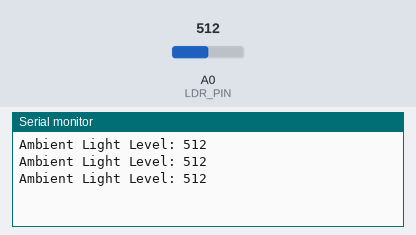
Bench run of a sketch on a simulated Arduino Uno, built with avr-gcc and run on an emulated ATmega328P. On the bench: the last lines printed to the serial monitor. Inputs (shaded band) come from the test bench; at power-on: A0 (LDR_PIN) = 512.

Above: at 1.3 s.
1.4 s: A0 (LDR_PIN) set to 716
At 1.9 s:
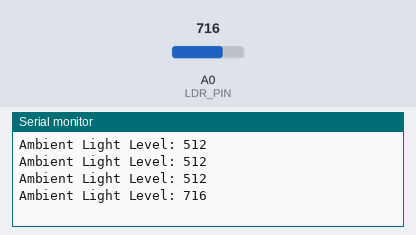
2.9 s: A0 (LDR_PIN) set to 900
At 3.4 s:
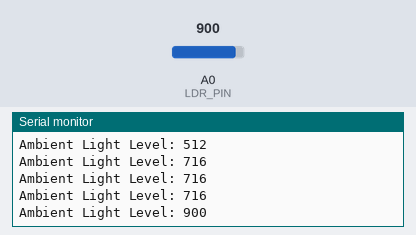
Timing chart, 0 to 5.9 s (numbered marks = the images above; inputs shaded):
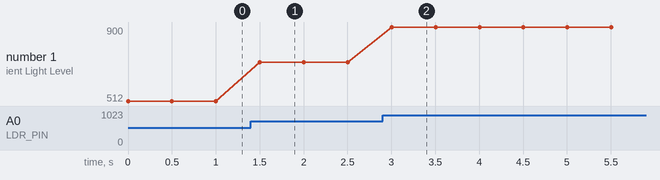

Measured:
- after the input at 1.4 s, the serial monitor: prints a new line after 0.10 s (image 1)
- after the input at 2.9 s, the serial monitor: prints a new line after 0.10 s (image 2)
- plotted number 1: 512 → 716 after the input at 1.4 s, 716 → 900 after the input at 2.9 s

The sketch:

ambientLightsensor.ino
```cpp
#define LDR_PIN A0  // LDR connected to analog pin A0

void setup() {
    Serial.begin(9600);  // Start serial communication
}

void loop() {
    int lightValue = analogRead(LDR_PIN);  // Read ambient light level

    Serial.print("Ambient Light Level: ");
    Serial.println(lightValue);  // Print the light intensity

    delay(500);  // Delay for stability
}
```
